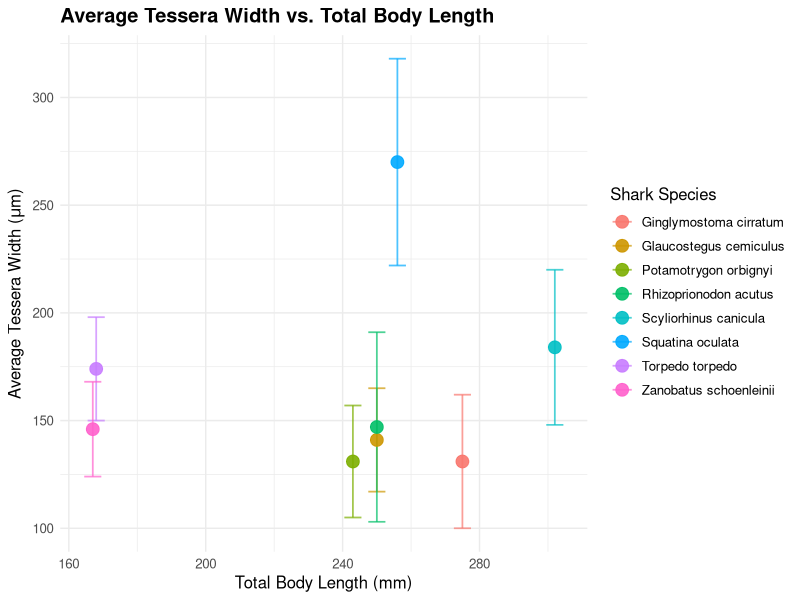

This chart was generated by the following R code:
library(tidyverse)

# 1. Load the updated data
data <- read_csv("Species w_body length and av tessera width + SD.csv")

# 2. Clean and rename the columns
clean_data <- data %>%
  rename( Species = `Species name`, Avg_Tessera_Width = `Average tesseare width (um)`, SD_Tessera_Width = `Standard deviation for tesserae max width (um)`, Total_Body_Length = `Total body length (mm)`)

# 3. Create the scatter plot with error bars
ggplot(clean_data, aes(x = Total_Body_Length, y = Avg_Tessera_Width, color = Species)) +
  
  # Add error bars first (so they sit behind the points)
  geom_errorbar(aes(ymin = Avg_Tessera_Width - SD_Tessera_Width, ymax = Avg_Tessera_Width + SD_Tessera_Width), width = 5, linewidth = 0.6, alpha = 0.7) +
  
  # Add the points mapping shape to Jaw and colour to Species
  geom_point(size = 4, alpha = 0.9) +
  
  # Labels and scales and minimal theme applied
  labs(title = "Average Tessera Width vs. Total Body Length", x = "Total Body Length (mm)", y = expression("Average Tessera Width (" * mu * "m)"), color = "Shark Species") + theme_minimal() +  theme( text = element_text(size = 12), plot.title = element_text(face = "bold"), legend.position = "right")
